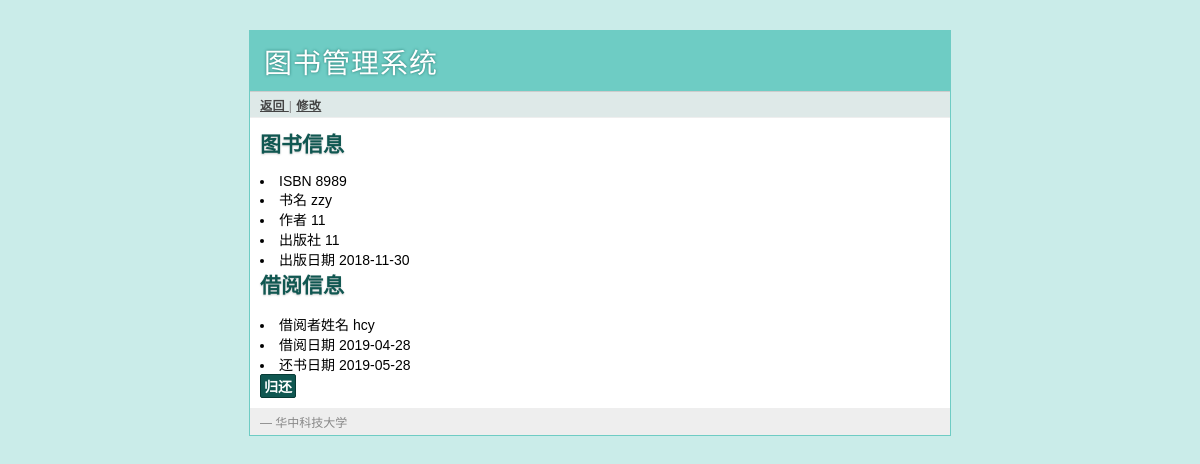
Screenshot of /manager/book/8989 (signed in) with the database file from the repository.
### tables this page shows
CREATE TABLE books(
       book_id text primary key,
       book_name text not null,
       author text not null,
       publish_com text not null,
       publish_date text not null
);

CREATE TABLE borrows(
       user_name text not null,
       book_id text not null,
       date_borrow text not null,
       date_return text not null,
       primary key (user_name, book_id)
);

### book.py (the view, shortened to what this page needs)
@app.route('/manager/book/<id>', methods=['GET', 'POST'])
def manager_book(id):
	manager_judge()
	book = query_db('''select * from books where book_id = ?''', [id], one=True)
	reader = query_db('''select * from borrows where book_id = ?''', [id], one=True)
	name = query_db('''select user_name from borrows where book_id = ?''', [id], one=True)
	current_time = time.strftime('%Y-%m-%d',time.localtime(time.time()))
	return render_template('manager_book.html', book = book, reader = reader)

### book.py (called while the page is built)
def get_db():
	top = _app_ctx_stack.top
	if not hasattr(top, 'sqlite_db'):
		top.sqlite_db = sqlite3.connect(app.config['DATABASE'])
		top.sqlite_db.row_factory = sqlite3.Row
	return top.sqlite_db

@app.teardown_appcontext
def close_database(exception):
	top = _app_ctx_stack.top
	if hasattr(top, 'sqlite_db'):
		top.sqlite_db.close()

def query_db(query, args=(), one=False):
	cur = get_db().execute(query, args)
	rv = cur.fetchall()
	return (rv[0] if rv else None) if one else rv

@app.before_request
def before_request():
	g.user = None
	if 'user_id' in session:
		g.user = session['user_id']

def manager_judge():
	if not session['user_id']:
		error = 'Invalid manager, please login'
		return render_template('manager_login.html', error = error)

### templates/manager_book.html (shortened to what this page needs)
{% extends "layout.html" %}
{% block link %}
	<a href="{{ url_for('manager_books') }}"> 返回  </a> |
	{% if book %}
	<a href="{{ url_for('manager_modify', id=book.book_id)}}"> 修改 </a>
	{% endif%}
{% endblock %}
{% block body  %}
	<h2> 图书信息 </h2>
	{% if book %}
	<li> ISBN            	{{book.book_id}} </li>
	<li> 书名        		{{book.book_name}} </li>
	<li> 作者        		{{book.author}} </li>
	<li> 出版社     	{{book.publish_com}} </li>
	<li> 出版日期   	{{book.publish_date}} </li>
	{% endif %}
	<h2 > 借阅信息 </h2>
	{% if reader  %}
	<li> 借阅者姓名 {{reader.user_name}}</li>
	<li> 借阅日期  {{reader.date_borrow}}</li>
	<li> 还书日期  {{reader.date_return}}</li>
	<form action="" method=post>
	  <div class=actions>
	    <input type=submit value="归还">
	    </div>
	</form>
	{% else %}
	<li> 无 </li>
	{% endif %}
{% endblock %}

### static/style.css (style rules this page uses)
a { color: #26776F; }
input[type="submit"] { background: #105751; border: 1px solid #073B36; padding: 1px 3px; font-family: 'Trebuchet MS', sans-serif; font-size: 14px; font-weight: bold; -moz-border-radius: 2px; -webkit-border-radius: 2px; color: white; }
div.page div.navigation a { color: #444; font-weight: bold; }
div.page h2 { margin: 0 0 15px 0; color: #105751; text-shadow: 0 1px 2px #ccc; }

### rows the page displays
books: book_id "8989", book_name "zzy", author "11", publish_com "11", publish_date "2018-11-30"
borrows: user_name "hcy", date_borrow "2019-04-28", date_return "2019-05-28"
